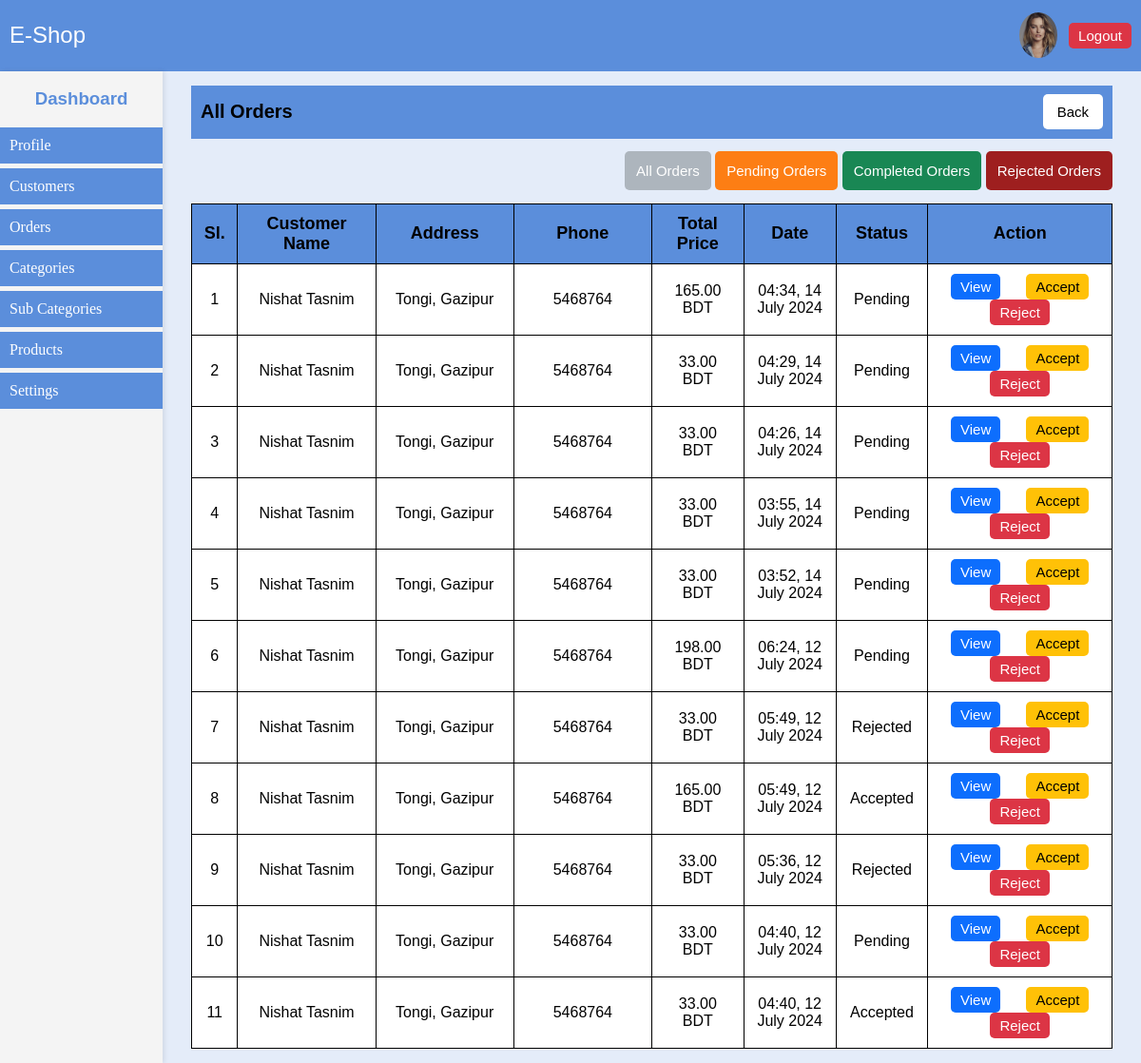
The page /admin/orders.php on the database its author committed.
### tables this page shows
CREATE TABLE `orders` (
  `id` int NOT NULL,
  `userId` int NOT NULL,
  `total` decimal(10,2) NOT NULL,
  `order_details` text NOT NULL,
  `ref_no` varchar(200) DEFAULT NULL,
  `payment_method` varchar(100) NOT NULL,
  `user_details` text NOT NULL,
  `status` varchar(20) NOT NULL,
  `date` datetime DEFAULT CURRENT_TIMESTAMP
);

### config/helper_function.php (called while the page is built, shortened)
<?php
function getAll($conn, $table, $order = 'DESC', $orderBy = 'id')
{
    $table = mysqli_real_escape_string($conn, $table);
    $order = strtoupper($order) === 'ASC' ? 'ASC' : 'DESC';
    $orderBy = mysqli_real_escape_string($conn, $orderBy);
    $sql = "SELECT * FROM `$table` ORDER BY `$orderBy` $order";
    $result = $conn->query($sql);
    $data = [];
    if ($result->num_rows > 0) {
        while ($row = $result->fetch_assoc()) {
            $data[] = $row;
        }
    }
    return $data;
}
function showDate($date)
{
    $date = new DateTime($date);
    $formattedDate = $date->format('H:i, d F Y');
    return $formattedDate;
}

### admin/orders.php (the view, shortened to what this page needs)
<?php
include './partial/header.php';
include '../config/db_connect.php';
include '../config/helper_function.php';
$orders = getAll($conn, 'orders');
?>
<div class="content">
    <div class="top-bar">
        <h2>All Orders</h2>
<a href="<?= isset($_SERVER['HTTP_REFERER']) ? htmlspecialchars($_SERVER['HTTP_REFERER']) : 'javascript:history.go(-1)'; ?>" class="btn">Back</a>
    </div>
    <div class="main-content">
        <div class="button-area">
            <a class="btn btn-all" href="orders.php">All Orders</a>
            <a class="btn btn-create" href="orders.php?pending">Pending Orders</a>
            <a class="btn btn-success" href="orders.php?completed">Completed Orders</a>
            <a class="btn btn-cancel" href="orders.php?rejected">Rejected Orders</a>
        </div>
        <table class="custom-table">
            <thead>
                <tr>
                    <th width="5%">Sl.</th>
                    <th width="15%">Customer Name</th>
                    <th width="15%">Address</th>
                    <th width="15%">Phone</th>
                    <th width="10%">Total Price</th>
                    <th width="10%">Date</th>
                    <th width="10%">Status</th>
                    <th width="20%">Action</th>
                </tr>
            </thead>
            <tbody>
                <?php foreach ($orders as $key => $order) { ?>
                    <tr>
                        <td><?= $key + 1 ?></td>
                        <td><?= json_decode($order['user_details'])->name ?></td>
                        <td><?= json_decode($order['user_details'])->address ?></td>
                        <td><?= json_decode($order['user_details'])->phone ?></td>
                        <td><?= $order['total'] ?> BDT</td>
                        <td><?=  showDate($order['date']) ?></td>
                        <td><?= $order['status'] ?></td>
                        <td class="action-btn">
                            <a class="btn btn-view" href="order_details.php?id=<?= $order['id'] ?>">View</a>
                            <a class="btn btn-edit" href="orders.php?acceptOrder=<?= $order['id'] ?>">Accept</a>
                            <a class="btn btn-delete" href="orders.php?rejectOrder=<?= $order['id'] ?>">Reject</a>
                        </td>
                    </tr>
                <?php } ?>
            </tbody>
        </table>
    </div>
</div>
</div>
</body>
</html>

### admin/partial/header.php (shortened to what this page needs)
<!DOCTYPE html>
<html lang="en">
<head>
    <link rel="stylesheet" type="text/css" href="https://cdn.jsdelivr.net/npm/toastify-js/src/toastify.min.css">
    <link rel="stylesheet" href="./assets/css/styles.css">
</head>
<body>
    <nav class="navbar">
        <div class="site-name">
            <a href="../index.php">E-Shop</a>
        </div>
        <div class="nav-right">
            <a href="profile.html">
                <img class="img profile-img" src="./assets/images/margot.jpg" alt="profile-img">
            </a>
            <a href="../logout.php"><button class="btn logout-btn">Logout</button></a>
        </div>
    </nav>
    <div class="container">
        <div class="sidebar">
            <h3>
                <a href="index.php">Dashboard</a>
            </h3>
            <ul>
                <li><a href="profile.html">Profile</a></li>
                <li><a href="customers.html">Customers</a></li>
                <li><a href="orders.html">Orders</a></li>
                <li><a href="categories.php">Categories</a></li>
                <li><a href="sub_category.php">Sub Categories</a></li>
                <li><a href="products.php">Products</a></li>
                <li><a href="settings.html">Settings</a></li>
            </ul>
        </div>

### admin/assets/css/styles.css (style rules this page uses)
body { font-family: Arial, Helvetica, sans-serif; margin: 0; padding: 0; display: flex; flex-direction: column; height: 100vh; }
.navbar { display: flex; justify-content: space-between; align-items: center; background-color: #5b8edb; color: white; padding: 10px; }
.navbar .site-name { font-size: 1.5em; }
.navbar .site-name a { text-decoration: none; color: white; }
.navbar .nav-right { display: flex; align-items: center; justify-content: space-between; width: 10%; }
.navbar .nav-right button, .navbar .nav-right a { color: white; border: none; cursor: pointer; text-decoration: none; }
.navbar .nav-right .logout-btn { background-color: #dc3545; }
.container { display: flex; flex: 1; }
.img { margin: 0; width: 100%; }
.profile-img { margin-top: 3px; width: 40px; border-radius: 50%; }
.button-area { text-align: right; margin: 25px 0; }
.btn { padding: 5px 10px; text-decoration: none; font-size: 15px; border-radius: 5px; color: white; }
.action-btn { display: flex; flex-wrap: wrap; justify-content: space-around; border: none !important; }
.btn-view { background-color: #0d6efd; }
.btn-delete { background-color: #dc3545; }
.btn-edit { background-color: #ffc107; color: black; }
.btn-create { background-color: #fd7e14; padding: 12px; }
.btn-all { background-color: #adb5bd; padding: 12px; }
.btn-cancel { background-color: rgb(158, 31, 31); padding: 12px; }
.btn-success { background-color: #198754; padding: 12px; }
.sidebar { width: 15%; background-color: #f4f4f4; box-shadow: 2px 0 5px rgba(0, 0, 0, 0.1); }
.sidebar h3 a { display: block; text-align: center; text-decoration: none; color: #5b8edb; }
.sidebar ul { list-style-type: none; padding: 0; }
.sidebar ul li { margin: 5px 0; padding: 10px; background-color: #5b8edb; }
.sidebar ul li a { display: block; text-decoration: none; color: #ffffff; font-weight: 300; font-family: Georgia, 'Times New Roman', Times, serif; }
.content { width: 85%; padding: 15px 30px; background-color: #5b8edb2a; }
.content .top-bar { display: flex; justify-content: space-between; margin-bottom: 10px; padding: 0px 10px; background-color: #5b8edb; }
.content .top-bar a { background-color: white; color: black; align-self: center; padding: 10px 15px; }
.content h2 { font-size: 20px; }
.custom-table { border: 1px solid gray; width: 100%; background-color: #5555554f; }
.custom-table, .custom-table tr, .custom-table th, .custom-table td { border: 1px solid black; border-collapse: collapse; text-align: center; }
.custom-table th, .custom-table td { padding: 10px; }
.custom-table thead tr { background-color: #5b8edb; font-size: 18px; padding: 10px; }
.custom-table tbody { background-color: white; }

### rows shown on the page
orders: user_details "Nishat Tasnim", user_details "Tongi, Gazipur", user_details "5468764", total "165.00", date "04:34, 14 July 2024", status "Pending"
orders: user_details "Nishat Tasnim", user_details "Tongi, Gazipur", user_details "5468764", total "33.00", date "04:29, 14 July 2024", status "Pending"
orders: user_details "Nishat Tasnim", user_details "Tongi, Gazipur", user_details "5468764", total "33.00", date "04:26, 14 July 2024", status "Pending"
orders: user_details "Nishat Tasnim", user_details "Tongi, Gazipur", user_details "5468764", total "33.00", date "03:55, 14 July 2024", status "Pending"
orders: user_details "Nishat Tasnim", user_details "Tongi, Gazipur", user_details "5468764", total "33.00", date "03:52, 14 July 2024", status "Pending"
orders: user_details "Nishat Tasnim", user_details "Tongi, Gazipur", user_details "5468764", total "198.00", date "06:24, 12 July 2024", status "Pending"
orders: user_details "Nishat Tasnim", user_details "Tongi, Gazipur", user_details "5468764", total "33.00", date "05:49, 12 July 2024", status "Rejected"
orders: user_details "Nishat Tasnim", user_details "Tongi, Gazipur", user_details "5468764", total "165.00", date "05:49, 12 July 2024", status "Accepted"
orders: user_details "Nishat Tasnim", user_details "Tongi, Gazipur", user_details "5468764", total "33.00", date "05:36, 12 July 2024", status "Rejected"
orders: user_details "Nishat Tasnim", user_details "Tongi, Gazipur", user_details "5468764", total "33.00", date "04:40, 12 July 2024", status "Pending"
orders: user_details "Nishat Tasnim", user_details "Tongi, Gazipur", user_details "5468764", total "33.00", date "04:40, 12 July 2024", status "Accepted"
